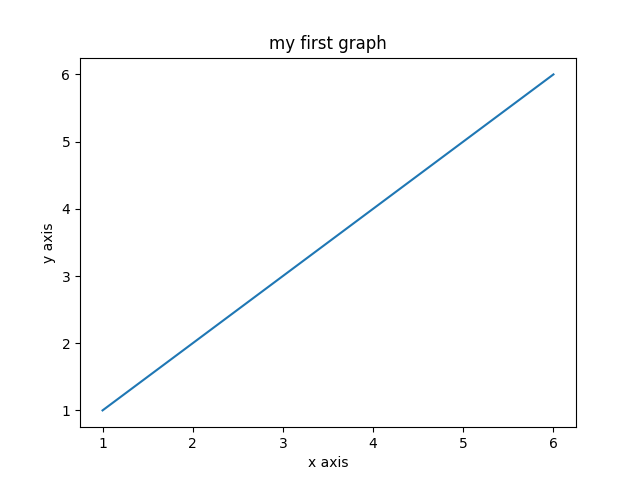

Here is the Python script that generated this plot:

import matplotlib.pyplot as plt 
x=[1,2,3,4,5,6]
y=[1,2,3,4,5,6]
plt.plot(x,y)
plt.xlabel("x axis")
plt.ylabel("y axis")
plt.title("my first graph")
plt.show()
